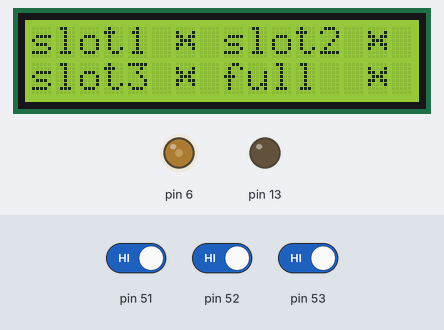
The sketch below on a simulated Arduino Mega 2560, built with avr-gcc and run on an emulated ATmega2560. On the bench: 16×2 character LCD, output pins drawn as LEDs (lit = HIGH). The inputs (shaded band) are chosen by the test bench; at power-on: pin 51 HIGH, pin 52 HIGH, pin 53 HIGH.

Above: at 1.2 s.
1.3 s: pin 51 driven LOW
At 3.2 s:
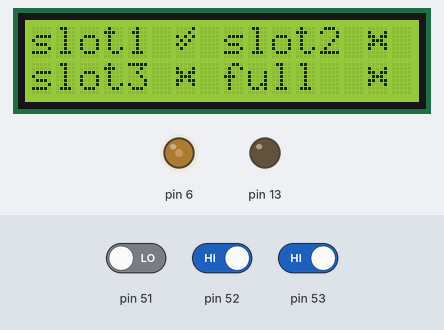
3.5 s: pin 52 driven LOW
At 4.9 s:
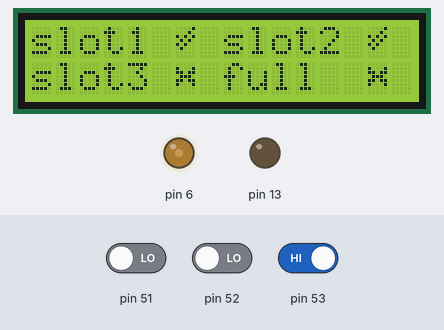
5.5 s: pin 53 driven LOW
At 6.5 s:
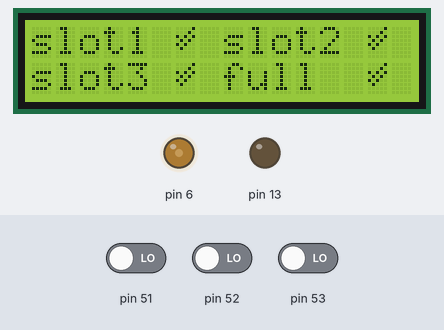
7.5 s: pin 51 driven HIGH
At 9.2 s:
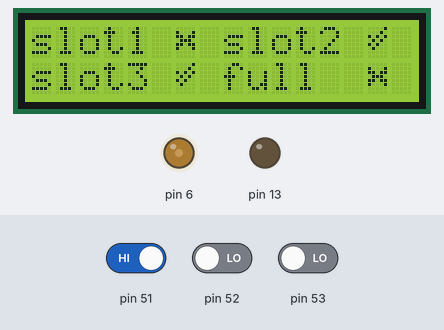
9.5 s: pin 52 driven HIGH
At 10.9 s:
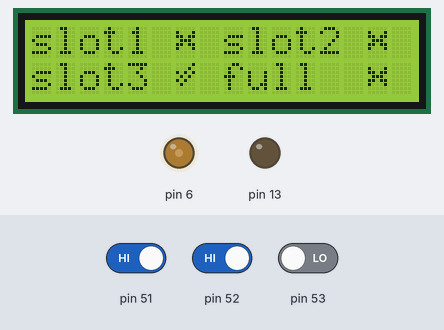
11.5 s: pin 51 driven LOW
At 12.5 s:
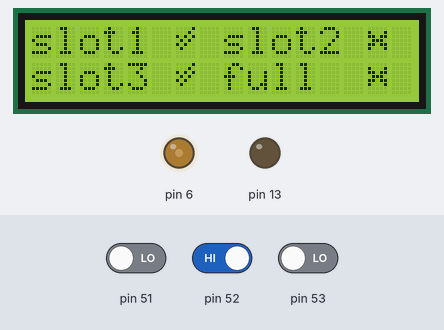
Timing chart, 0 to 14.5 s (numbered marks = the images above; inputs shaded):
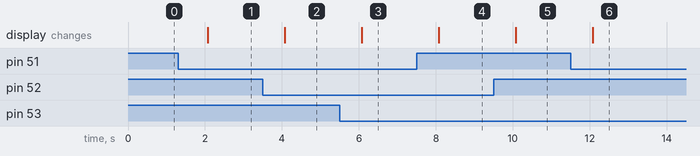

The sketch:

Aps_final_coding.ino
```cpp
#include <LiquidCrystal.h>

LiquidCrystal lcd (12,11,5,4,3,2);
int contrast = 75;


byte nick[8]=
{
B00001,
B00010,
B10101,
B01010,
B10100,
B01000,
B00000
};


byte cross[8]=
{
B00000,
B10001,
B11011,
B01110,
B11011,
B10001,
B00000
};


void setup()
{


  analogWrite(6,contrast);
  lcd.begin(16,2);

  pinMode(53,INPUT);
  pinMode(52,INPUT);
  pinMode(51,INPUT);


  Serial.begin(9600);
  pinMode(13,OUTPUT);

            lcd.createChar(1,nick);

            lcd.createChar(2,cross);

    lcd.setCursor(0, 0);
    lcd.print ("slot1");


    lcd.setCursor(8, 0);
    lcd.print ("slot2");


    lcd.setCursor(0, 1);
    lcd.print ("slot3");


    lcd.setCursor(8, 1);
    lcd.print ("full");


}

void loop()
{
/*
Serial.println("IRSensorip  ");

    for ( int i = 51; i < 54; i++)
    {
    Serial.println(digitalRead(i));
     if(digitalRead(i)==0)
      {
      digitalWrite(13,HIGH);
      }
     else{
        digitalWrite(13,LOW);
        }
    }

*/
    if ( digitalRead(51) == 0)
    {
      lcd.setCursor(6,0);
      lcd.write(1);
    }
    else
    {
      lcd.setCursor(6,0);
      lcd.write(2);
     }


    if ( digitalRead(52) == 0)
    {
      lcd.setCursor(14,0);
      lcd.write(1);
    }
    else
    {
      lcd.setCursor(14,0);
      lcd.write(2);
     }


    if ( digitalRead(53) == 0)
    {
      lcd.setCursor(6,1);
      lcd.write(1);
    }
    else
    {
      lcd.setCursor(6,1);
      lcd.write(2);
     }


     if ( digitalRead (51) == 0 && digitalRead (52) == 0 && digitalRead (53) == 0)
    {
      lcd.setCursor(14,1);
      lcd.write(1);
    }
    else
    {
      lcd.setCursor(14,1);
      lcd.write(2);
     }

   delay(1000);


}
```

Measured:
- after the input at 1.3 s, the display: changes after 0.77 s (image 1)
- after the input at 3.5 s, the display: changes after 0.57 s (image 2)
- after the input at 5.5 s, the display: changes after 0.58 s (image 3)
- after the input at 7.5 s, the display: changes after 0.58 s (image 4)
- after the input at 9.5 s, the display: changes after 0.58 s (image 5)
- after the input at 11.5 s, the display: changes after 0.58 s (image 6)
